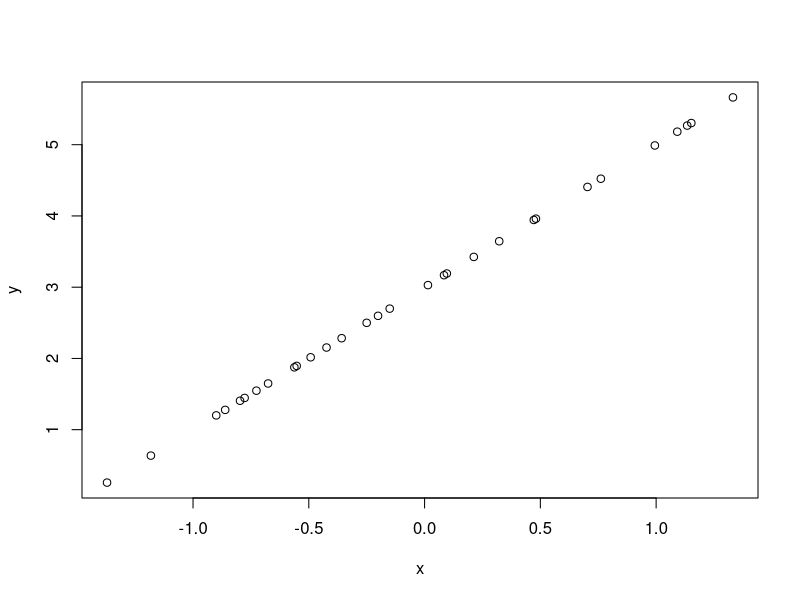

Reproduce this figure in R.
# Create data -------------------------------------------------------------

# Show tab complete
# Show 'Go to function definition'
x <- rnorm(n = 30)
y <- 3 + 2*x

# Show Rename in Scope
plot(x, y)

# Show autocomment 
# Show autoformat
newvar<-rbeta(n=10, shape1=1, shape2=2)
newy<-newvar*3

# Show indent
for(i in 1:10){
this <- i*2
is <-this + 3
horribly <- is/2
formatted <- horribly^2
print(formatted)
}
